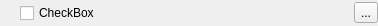
<?xml version="1.0" encoding="UTF-8"?>
<ui version="4.0">
 <class>SensorWidgetLine</class>
 <widget class="QWidget" name="SensorWidgetLine">
  <property name="geometry">
   <rect>
    <x>0</x>
    <y>0</y>
    <width>378</width>
    <height>26</height>
   </rect>
  </property>
  <property name="windowTitle">
   <string>Form</string>
  </property>
  <layout class="QHBoxLayout" name="horizontalLayout">
   <property name="leftMargin">
    <number>20</number>
   </property>
   <property name="topMargin">
    <number>0</number>
   </property>
   <property name="rightMargin">
    <number>0</number>
   </property>
   <property name="bottomMargin">
    <number>0</number>
   </property>
   <item>
    <widget class="QCheckBox" name="checkBox">
     <property name="toolTip">
      <string>Enable the trace of this sensor</string>
     </property>
     <property name="text">
      <string>CheckBox</string>
     </property>
    </widget>
   </item>
   <item>
    <widget class="QToolButton" name="toolButton">
     <property name="toolTip">
      <string>Delete sensor from trace</string>
     </property>
     <property name="text">
      <string>...</string>
     </property>
     <property name="icon">
      <iconset resource="../images/images.qrc">
       <normaloff>:/SensorSystemGui/delete.png</normaloff>:/SensorSystemGui/delete.png</iconset>
     </property>
    </widget>
   </item>
  </layout>
 </widget>
 <resources>
  <include location="../images/images.qrc"/>
 </resources>
 <connections/>
</ui>
